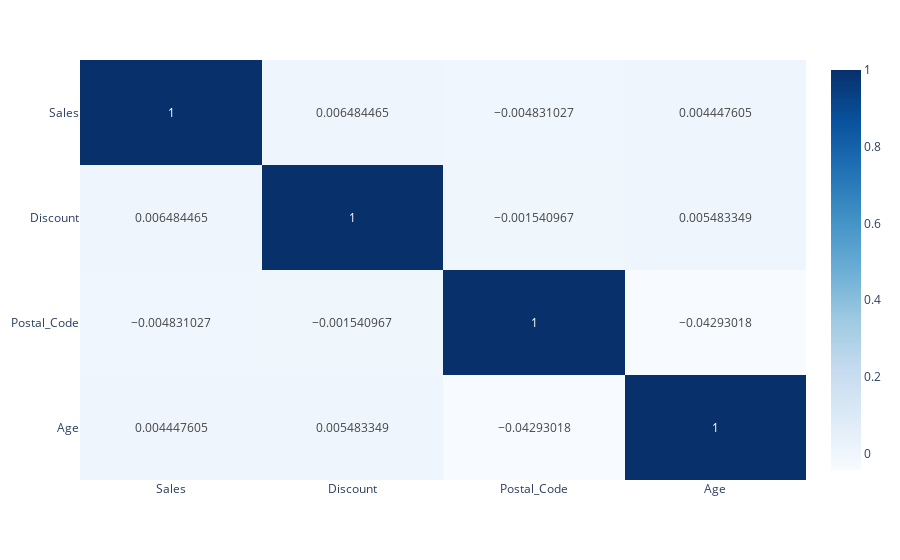

Source (notebook cell):
### Code cell
# visuilization correlation between numerical data.
px.imshow(store_data.corr(numeric_only=True), aspect=True, text_auto=True, color_continuous_scale='Blues')

### Figure 1 — Plotly figure (JSON) as saved in the notebook; plotly's stock layout.template omitted (floating-point values rounded to 4 significant figures)
{"data": [{"coloraxis": "coloraxis", "hovertemplate": "x: %{x}<br>y: %{y}<br>color: %{z}<extra></extra>", "name": "0", "texttemplate": "%{z}", "type": "heatmap", "x": ["Sales", "Discount", "Postal_Code", "Age"], "xaxis": "x", "y": ["Sales", "Discount", "Postal_Code", "Age"], "yaxis": "y", "z": [[1, 0.006484, -0.004831, 0.004448], [0.006484, 1, -0.001541, 0.005483], [-0.004831, -0.001541, 1, -0.04293], [0.004448, 0.005483, -0.04293, 1]]}], "layout": {"coloraxis": {"colorscale": [[0, "rgb(247,251,255)"], [0.125, "rgb(222,235,247)"], [0.25, "rgb(198,219,239)"], [0.375, "rgb(158,202,225)"], [0.5, "rgb(107,174,214)"], [0.625, "rgb(66,146,198)"], [0.75, "rgb(33,113,181)"], [0.875, "rgb(8,81,156)"], [1, "rgb(8,48,107)"]]}, "margin": {"t": 60}, "xaxis": {"anchor": "y", "domain": [0, 1]}, "yaxis": {"anchor": "x", "autorange": "reversed", "domain": [0, 1]}}}
